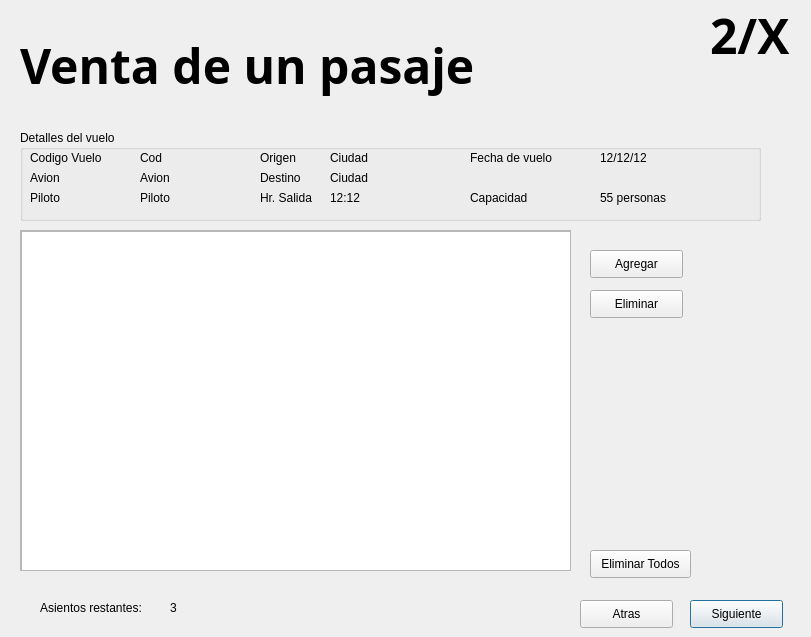
<?xml version="1.0" encoding="UTF-8"?>
<ui version="4.0">
 <class>Dialog</class>
 <widget class="QDialog" name="Dialog">
  <property name="geometry">
   <rect>
    <x>0</x>
    <y>0</y>
    <width>811</width>
    <height>637</height>
   </rect>
  </property>
  <property name="windowTitle">
   <string>Dialog</string>
  </property>
  <widget class="QLabel" name="label">
   <property name="geometry">
    <rect>
     <x>20</x>
     <y>30</y>
     <width>561</width>
     <height>71</height>
    </rect>
   </property>
   <property name="font">
    <font>
     <family>Source Sans Pro Black</family>
     <pointsize>36</pointsize>
     <weight>75</weight>
     <bold>true</bold>
    </font>
   </property>
   <property name="text">
    <string>Venta de un pasaje</string>
   </property>
  </widget>
  <widget class="QLabel" name="label_2">
   <property name="geometry">
    <rect>
     <x>710</x>
     <y>0</y>
     <width>131</width>
     <height>71</height>
    </rect>
   </property>
   <property name="font">
    <font>
     <family>Source Sans Pro Black</family>
     <pointsize>36</pointsize>
     <weight>75</weight>
     <bold>true</bold>
    </font>
   </property>
   <property name="text">
    <string>2/X</string>
   </property>
  </widget>
  <widget class="QPushButton" name="pushButton">
   <property name="geometry">
    <rect>
     <x>690</x>
     <y>600</y>
     <width>93</width>
     <height>28</height>
    </rect>
   </property>
   <property name="text">
    <string>Siguiente</string>
   </property>
  </widget>
  <widget class="QPushButton" name="pushButton_2">
   <property name="geometry">
    <rect>
     <x>580</x>
     <y>600</y>
     <width>93</width>
     <height>28</height>
    </rect>
   </property>
   <property name="text">
    <string>Atras</string>
   </property>
  </widget>
  <widget class="QGroupBox" name="groupBox">
   <property name="geometry">
    <rect>
     <x>20</x>
     <y>130</y>
     <width>741</width>
     <height>91</height>
    </rect>
   </property>
   <property name="title">
    <string>Detalles del vuelo</string>
   </property>
   <widget class="QLabel" name="label_6">
    <property name="geometry">
     <rect>
      <x>10</x>
      <y>20</y>
      <width>101</width>
      <height>16</height>
     </rect>
    </property>
    <property name="text">
     <string>Codigo Vuelo</string>
    </property>
   </widget>
   <widget class="QLabel" name="label_9">
    <property name="geometry">
     <rect>
      <x>10</x>
      <y>40</y>
      <width>101</width>
      <height>16</height>
     </rect>
    </property>
    <property name="text">
     <string>Avion</string>
    </property>
   </widget>
   <widget class="QLabel" name="label_4">
    <property name="geometry">
     <rect>
      <x>10</x>
      <y>60</y>
      <width>55</width>
      <height>16</height>
     </rect>
    </property>
    <property name="text">
     <string>Piloto</string>
    </property>
   </widget>
   <widget class="QLabel" name="label_5">
    <property name="geometry">
     <rect>
      <x>240</x>
      <y>20</y>
      <width>55</width>
      <height>16</height>
     </rect>
    </property>
    <property name="text">
     <string>Origen</string>
    </property>
   </widget>
   <widget class="QLabel" name="label_7">
    <property name="geometry">
     <rect>
      <x>240</x>
      <y>40</y>
      <width>55</width>
      <height>16</height>
     </rect>
    </property>
    <property name="text">
     <string>Destino</string>
    </property>
   </widget>
   <widget class="QLabel" name="label_10">
    <property name="geometry">
     <rect>
      <x>240</x>
      <y>60</y>
      <width>241</width>
      <height>16</height>
     </rect>
    </property>
    <property name="text">
     <string>Hr. Salida</string>
    </property>
   </widget>
   <widget class="QLabel" name="label_11">
    <property name="geometry">
     <rect>
      <x>450</x>
      <y>20</y>
      <width>131</width>
      <height>16</height>
     </rect>
    </property>
    <property name="text">
     <string>Fecha de vuelo</string>
    </property>
   </widget>
   <widget class="QLabel" name="label_12">
    <property name="geometry">
     <rect>
      <x>450</x>
      <y>60</y>
      <width>111</width>
      <height>16</height>
     </rect>
    </property>
    <property name="text">
     <string>Capacidad</string>
    </property>
   </widget>
   <widget class="QLabel" name="codVuelo">
    <property name="geometry">
     <rect>
      <x>120</x>
      <y>20</y>
      <width>55</width>
      <height>16</height>
     </rect>
    </property>
    <property name="text">
     <string>Cod</string>
    </property>
   </widget>
   <widget class="QLabel" name="codAvion">
    <property name="geometry">
     <rect>
      <x>120</x>
      <y>40</y>
      <width>55</width>
      <height>16</height>
     </rect>
    </property>
    <property name="text">
     <string>Avion</string>
    </property>
   </widget>
   <widget class="QLabel" name="codPiloto">
    <property name="geometry">
     <rect>
      <x>120</x>
      <y>60</y>
      <width>55</width>
      <height>16</height>
     </rect>
    </property>
    <property name="text">
     <string>Piloto</string>
    </property>
   </widget>
   <widget class="QLabel" name="Ciudadlbl">
    <property name="geometry">
     <rect>
      <x>310</x>
      <y>20</y>
      <width>55</width>
      <height>16</height>
     </rect>
    </property>
    <property name="text">
     <string>Ciudad</string>
    </property>
   </widget>
   <widget class="QLabel" name="ciudadlbl2">
    <property name="geometry">
     <rect>
      <x>310</x>
      <y>40</y>
      <width>55</width>
      <height>16</height>
     </rect>
    </property>
    <property name="text">
     <string>Ciudad</string>
    </property>
   </widget>
   <widget class="QLabel" name="horatmp">
    <property name="geometry">
     <rect>
      <x>310</x>
      <y>60</y>
      <width>55</width>
      <height>16</height>
     </rect>
    </property>
    <property name="text">
     <string>12:12</string>
    </property>
   </widget>
   <widget class="QLabel" name="fechtmp">
    <property name="geometry">
     <rect>
      <x>580</x>
      <y>20</y>
      <width>55</width>
      <height>16</height>
     </rect>
    </property>
    <property name="text">
     <string>12/12/12</string>
    </property>
   </widget>
   <widget class="QLabel" name="capacidad">
    <property name="geometry">
     <rect>
      <x>580</x>
      <y>60</y>
      <width>131</width>
      <height>16</height>
     </rect>
    </property>
    <property name="text">
     <string>55 personas</string>
    </property>
   </widget>
  </widget>
  <widget class="QPushButton" name="pushButton_3">
   <property name="geometry">
    <rect>
     <x>590</x>
     <y>250</y>
     <width>93</width>
     <height>28</height>
    </rect>
   </property>
   <property name="text">
    <string>Agregar</string>
   </property>
  </widget>
  <widget class="QPushButton" name="pushButton_4">
   <property name="geometry">
    <rect>
     <x>590</x>
     <y>290</y>
     <width>93</width>
     <height>28</height>
    </rect>
   </property>
   <property name="text">
    <string>Eliminar</string>
   </property>
  </widget>
  <widget class="QPushButton" name="pushButton_5">
   <property name="geometry">
    <rect>
     <x>590</x>
     <y>550</y>
     <width>101</width>
     <height>28</height>
    </rect>
   </property>
   <property name="text">
    <string>Eliminar Todos</string>
   </property>
  </widget>
  <widget class="QLabel" name="label_3">
   <property name="geometry">
    <rect>
     <x>40</x>
     <y>600</y>
     <width>121</width>
     <height>16</height>
    </rect>
   </property>
   <property name="text">
    <string>Asientos restantes:</string>
   </property>
  </widget>
  <widget class="QLabel" name="asRes">
   <property name="geometry">
    <rect>
     <x>170</x>
     <y>600</y>
     <width>55</width>
     <height>16</height>
    </rect>
   </property>
   <property name="text">
    <string>3</string>
   </property>
  </widget>
  <widget class="QScrollArea" name="scrollArea">
   <property name="geometry">
    <rect>
     <x>20</x>
     <y>230</y>
     <width>551</width>
     <height>341</height>
    </rect>
   </property>
   <property name="widgetResizable">
    <bool>true</bool>
   </property>
   <widget class="QWidget" name="scrollAreaWidgetContents">
    <property name="geometry">
     <rect>
      <x>0</x>
      <y>0</y>
      <width>549</width>
      <height>339</height>
     </rect>
    </property>
    <widget class="QTableView" name="tableView">
     <property name="geometry">
      <rect>
       <x>0</x>
       <y>0</y>
       <width>551</width>
       <height>341</height>
      </rect>
     </property>
    </widget>
   </widget>
  </widget>
 </widget>
 <resources/>
 <connections/>
</ui>
